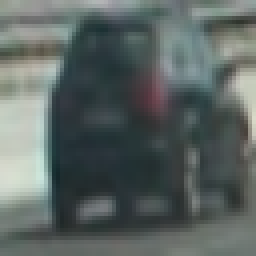
#> input picture Vehicle_Detection_and_Tracking/training_images/vehicles/GTI_Left/image0021.png, 64 x 64 px (shown 4 times larger)
$ python main.py
#> lines starting #> are read from the running program, lines starting #| are printed output that depends on the picture
### Vehicle_Detection_and_Tracking/classification.py
import time
import cv2
from skimage.feature import hog
import matplotlib.image as mpimg
import numpy as np
import glob
from sklearn.preprocessing import StandardScaler
from sklearn.model_selection import train_test_split
from sklearn.svm import LinearSVC
import constants


def get_imagery_file_names():
    """
    Retrieves imagery file names for both vehicles and non-vehicles
    :return: two arrays with imagery file names, one for vehicles and the other for non-vehicles
    """
    vehicle_file_names = glob.glob(constants.VEHICLE_DIRECTORY + constants.IMAGE_EXTENSION)
    non_vehicle_file_names = glob.glob(constants.NON_VEHICLE_DIRECTORY + constants.IMAGE_EXTENSION)
    vehicles = []
    non_vehicles = []

    for file_name in vehicle_file_names:
        vehicles.append(file_name)

    for file_name in non_vehicle_file_names:
        non_vehicles.append(file_name)

    return vehicles, non_vehicles


def randomize_order(array):
    """
    Shuffles order of items in an array randomly
    :param array: array
    :return: randomly reordered array
    """
    np.random.shuffle(array)


def split(features, values, factor=0.8):
    """
    Splits training features and values in two depending on factor
    :param features: training features
    :param values: training values
    :param factor: factor
    :return: train and test sets
    """
    random_state = np.random.randint(0, 100)
    x_train, x_test, y_train, y_test = train_test_split(features, values, test_size=1-factor, random_state=random_state)
    return x_train, y_train, x_test, y_test


# Define a function to compute binned color features
def get_spatial_binning_features(image, size=(32, 32)):
    """
    Computes spatial binning features by downsizing an image, for use by a classifier
    :param image: image
    :param size: dimensions of downsampled image
    :return: downsampled channels of image
    """
    color1 = cv2.resize(image[:, :, 0], size).ravel()
    color2 = cv2.resize(image[:, :, 1], size).ravel()
    color3 = cv2.resize(image[:, :, 2], size).ravel()
    result = np.hstack((color1, color2, color3))
    return result


# [13 lines left out: function convert_color, not called in this run]


def get_color_histogram_features(image, number_of_bins=32, bins_range=(0, 256)):
    """
    Computes color histogram features
    :param image: image
    :param number_of_bins: number of histogram bins
    :param bins_range: bin value range
    :return: red, green, blue histogram, bin centers and histogram features
    """
    # Compute the histogram of the RGB channels separately
    red_histogram = np.histogram(image[:, :, 0], bins=number_of_bins, range=bins_range)
    green_histogram = np.histogram(image[:, :, 1], bins=number_of_bins, range=bins_range)
    blue_histogram = np.histogram(image[:, :, 2], bins=number_of_bins, range=bins_range)
    # Generating bin centers
    bin_edges = red_histogram[1]
    bin_centers = (bin_edges[1:] + bin_edges[0:len(bin_edges) - 1]) / 2
    # Concatenate the histograms into a single feature vector
    histogram_features = np.concatenate((red_histogram[0], green_histogram[0], blue_histogram[0]))
    # Return the individual histograms, bin_centers and feature vector
    return red_histogram, green_histogram, blue_histogram, bin_centers, histogram_features


def get_hog_features(image, number_of_orientations, pixels_per_cell, cells_per_block, visualize=False,
                     feature_vector=True):
    """
    Computes Histogram of Oriented Gradients (HOG) features
    :param image: image
    :param number_of_orientations: number of gradient orientations
    :param pixels_per_cell: pixels per cell
    :param cells_per_block: cells per block
    :param visualize: flag specifying if HOG should be returned as an image as well
    :param feature_vector: flag specifying if HOG should be flattened
    :return: HOG features and image with HOG if visualize is set to True
    """
    if visualize:
        features, hog_image = hog(image,
                                  orientations=number_of_orientations,
                                  pixels_per_cell=(pixels_per_cell, pixels_per_cell),
                                  cells_per_block=(cells_per_block, cells_per_block),
                                  transform_sqrt=False,
                                  visualise=True,
                                  feature_vector=False)
        return features, hog_image
    else:
        features = hog(image,
                       orientations=number_of_orientations,
                       pixels_per_cell=(pixels_per_cell, pixels_per_cell),
                       cells_per_block=(cells_per_block, cells_per_block),
                       transform_sqrt=False,
                       visualise=False,
                       feature_vector=feature_vector)
        return features


def get_all_hog_features(image, number_of_orientations, pixels_per_cell, cells_per_block):
    """
    Computes all HOG features
    :param image: image
    :param number_of_orientations: number of gradient orientations
    :param pixels_per_cell: pixels per cell
    :param cells_per_block: cells per block
    :return: HOG features
    :return:
    """
    # canvas_to_search = convert_color(image, conversion='RGB2YCrCb')
    canvas_to_search = image
    channel_1 = canvas_to_search[:, :, 0]
    channel_2 = canvas_to_search[:, :, 1]
    channel_3 = canvas_to_search[:, :, 2]
    hog_1 = get_hog_features(channel_1, number_of_orientations, pixels_per_cell, cells_per_block,
                             feature_vector=True)
    hog_2 = get_hog_features(channel_2, number_of_orientations, pixels_per_cell, cells_per_block,
                             feature_vector=True)
    hog_3 = get_hog_features(channel_3, number_of_orientations, pixels_per_cell, cells_per_block,
                             feature_vector=True)

    hog_features = np.hstack((hog_1.ravel(), hog_2.ravel(), hog_3.ravel()))
    return hog_features


def extract_features(image_file_names, color_space='RGB', spatial_size=(32, 32),
                     histogram_bins=32, histogram_range=(0, 256),
                     hog_orientations=9, hog_pixels_per_cell=8, hog_cells_per_block=2):
    """
    Extracts all features from an image (spatial binning, color histogram and HOG)
    :param image_file_names: image file names
    :param color_space: color space
    :param spatial_size: spatial binning downsampling size
    :param histogram_bins: number of histogram bins
    :param histogram_range: range of histogram bin values
    :param hog_orientations: number of HOG orientations
    :param hog_pixels_per_cell: number of HOG pixels per cell
    :param hog_cells_per_block: number of HOG cells per block
    :return: vector of concatenated spatial binning, color histogram and HOG features
    """
    # Create a list to append feature vectors to
    features = []
    # Iterate through the list of images
    for file_name in image_file_names:
        # Read in each one by one
        image = mpimg.imread(file_name)
        if not file_name.lower().endswith("png"):
            image = image.astype(np.float32) / 255
        # gray_image = cv2.cvtColor(image, cv2.COLOR_RGB2GRAY)
        # apply color conversion if other than 'RGB'
        if color_space != 'RGB':
            if color_space == 'HSV':
                feature_image = cv2.cvtColor(image, cv2.COLOR_RGB2HSV)
            elif color_space == 'LUV':
                feature_image = cv2.cvtColor(image, cv2.COLOR_RGB2LUV)
            elif color_space == 'HLS':
                feature_image = cv2.cvtColor(image, cv2.COLOR_RGB2HLS)
            elif color_space == 'YUV':
                feature_image = cv2.cvtColor(image, cv2.COLOR_RGB2YUV)
            elif color_space == 'YCrCb':
                feature_image = cv2.cvtColor(image, cv2.COLOR_RGB2YCrCb)
        else:
            feature_image = np.copy(image)
        # Apply bin_spatial() to get spatial color features
        spatial_features = get_spatial_binning_features(feature_image, size=spatial_size)
        # Apply color_hist() also with a color space option now
        red_histogram, green_histogram, blue_histogram, bin_centers, histogram_features = get_color_histogram_features(
            feature_image, number_of_bins=histogram_bins, bins_range=histogram_range)

        # hog_features = get_hog_features(gray_image, hog_orientations, hog_pixels_per_cell, hog_cells_per_block,
        #                                 visualize=False, feature_vector=True)
        hog_features = get_all_hog_features(feature_image, hog_orientations, hog_pixels_per_cell, hog_cells_per_block)

        # Append the new feature vector to the features list
        features.append(np.concatenate((spatial_features, histogram_features, hog_features)))
    # Return list of feature vectors
    return features


# [11 lines left out: function combine_features, not called in this run]


def train_classifier():
    """
    Trains a SVM classifier
    :return: SVM classifier
    """
    print("Training classifier...")
    # get file names corresponding to vehicles and non-vehicles
    vehicle_file_names, non_vehicle_file_names = get_imagery_file_names()
    # randomize order of file names
    print("  - randomizing")
    randomize_order(vehicle_file_names)
    randomize_order(non_vehicle_file_names)
    # extract features (binning, histogram, HOG)
    print("  - extracting features")
    print("    - vehicles")
    start_time = time.time()
    vehicle_features = extract_features(vehicle_file_names, color_space=constants.FEATURE_COLOR_SPACE)
    end_time = time.time()
    print("      - extracted in", (round(end_time - start_time, 2)), "seconds")
    print("    - non-vehicles")
    start_time = time.time()
    non_vehicle_features = extract_features(non_vehicle_file_names, color_space=constants.FEATURE_COLOR_SPACE)
    end_time = time.time()
    print("      - extracted in", (round(end_time - start_time, 2)), "seconds")
    # prepare values
    vehicle_values = np.ones(len(vehicle_features))
    non_vehicle_values = np.zeros(len(non_vehicle_features))
    # split to train/test features and values
    train_vehicle_features, train_vehicle_values, test_vehicle_features, test_vehicle_values = split(vehicle_features,
                                                                                                     vehicle_values)
    train_non_vehicle_features, train_non_vehicle_values, test_non_vehicle_features, test_non_vehicle_values = split(non_vehicle_features, non_vehicle_values)
    print("  - train set:")
    print("    -", len(train_vehicle_features), "vehicles")
    print("    -", len(train_non_vehicle_features), "non-vehicles")
    # normalize features
    train_features, train_scaler = combine_features([train_vehicle_features, train_non_vehicle_features])
    test_features, test_scaler = combine_features([test_vehicle_features, test_non_vehicle_features])
    # prepare training values
    train_values = np.hstack((train_vehicle_values, train_non_vehicle_values))
    test_values = np.hstack((test_vehicle_values, test_non_vehicle_values))
    # start SVC training
    svc = LinearSVC()
    # Train the SVC
    print("  - training SVC")
    start_time = time.time()
    svc.fit(train_features, train_values)
    end_time = time.time()
    print("    - trained in", (round(end_time - start_time, 2)), "seconds")
    print("  - testing SVC")
    start_time = time.time()
    score = svc.score(test_features, test_values)
    end_time = time.time()
    print("    - test score:", score)
    print("    - tested in", (round(end_time - start_time, 2)), "seconds")
    return svc, train_scaler


# [8 lines left out: function predict, not called in this run]

### Vehicle_Detection_and_Tracking/main.py
from moviepy.editor import VideoFileClip
import matplotlib.image
import classification
import tracking


frame = 0
classifier = None
scaler = None


def initialize():
    """
    Initializes pipeline by training a classifier and preparing a scaler
    :return: None
    """
    global classifier
    global scaler
    classifier, scaler = classification.train_classifier()
    tracking.windows, tracking.hierarchy_of_windows = tracking.generate_sliding_windows(1280, 720)


# [45 lines left out: function process_frame, not called in this run]


def process_video(input_file_name, output_file_name):
    '''
    Processes video frame by frame
    :param input_file_name: input video filename
    :param output_file_name: output video filename
    '''
    initialize()
#> in extract_features, image is the input picture: shape (64, 64, 3) float32; mean R, G, B 0.36, 0.396, 0.387
#> in extract_features, `feature_image = cv2.cvtColor(image, cv2.COLOR_RGB2YCrCb)`: feature_image: shape (64, 64, 3) float32; mean of channels 0, 1, 2 0.385, 0.483, 0.502
#> in get_spatial_binning_features, `color1 = cv2.resize(image[:, :, 0], size).ravel()`: color1 = 1024 values, max 0.857 at index 705, min 0.148 at index 711, mean 0.385
#> in get_spatial_binning_features, `color2 = cv2.resize(image[:, :, 1], size).ravel()`: color2 = 1024 values, max 0.567 at index 403, min 0.444 at index 614, mean 0.483
#> in get_spatial_binning_features, `color3 = cv2.resize(image[:, :, 2], size).ravel()`: color3 = 1024 values, max 0.524 at index 296, min 0.468 at index 320, mean 0.502
#> in get_spatial_binning_features, `result = np.hstack((color1, color2, color3))`: result = 3072 values, max 0.857 at index 705, min 0.148 at index 711, mean 0.456
#> in extract_features, `spatial_features = get_spatial_binning_features(feature_image, size=sp..`: spatial_features has the same summary as result in get_spatial_binning_features
#> in get_color_histogram_features, `bin_edges = red_histogram[1]`: bin_edges = 33 values from 0 to 256
#> in get_color_histogram_features, `bin_centers = (bin_edges[1:] + bin_edges[0:len(bin_edges) - 1]) / 2`: bin_centers = 32 values from 4 to 252
#> in get_color_histogram_features, `histogram_features = np.concatenate((red_histogram[0], green_histogram..`: histogram_features = 96 values, max 4096 at index 0, min 0 at index 1, mean 128
#> in extract_features, `red_histogram, green_histogram, blue_histogram, bin_centers, histogram..`: bin_centers = 32 values from 4 to 252
#> in get_all_hog_features, `channel_2 = canvas_to_search[:, :, 1]`:
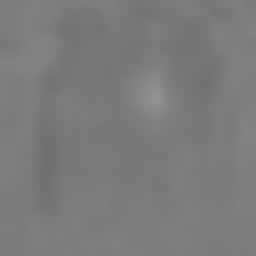
#> channel_2: shape (64, 64) float32 (shown 4 times larger); min 0.44, max 0.569, mean 0.483
#> in get_hog_features, `features = hog(image, orientations=number_of_orientations, pixels_per_..`: features = 1764 values, max 0.539 at index 792, min 0 at index 6, mean 0.122
#> in get_all_hog_features, `hog_1 = get_hog_features(channel_1, number_of_orientations, pixels_per..`: hog_1 has the same summary as features in get_hog_features
#> in get_all_hog_features, `hog_2 = get_hog_features(channel_2, number_of_orientations, pixels_per..`: hog_2 = 1764 values, max 0.453 at index 1044, min 0 at index 13, mean 0.134
#> in get_all_hog_features, `hog_3 = get_hog_features(channel_3, number_of_orientations, pixels_per..`: hog_3 = 1764 values, max 0.457 at index 1044, min 0 at index 24, mean 0.134
#> in get_all_hog_features, `hog_features = np.hstack((hog_1.ravel(), hog_2.ravel(), hog_3.ravel()))`: hog_features = 5292 values, max 0.539 at index 792, min 0 at index 6, mean 0.13
#> pass 2 of the loop in extract_features, `for file_name in image_file_names:`:
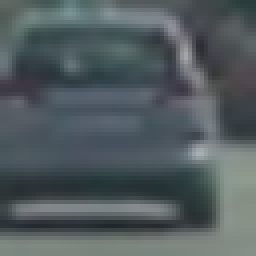
#> input picture Vehicle_Detection_and_Tracking/training_images/vehicles/GTI_Far/image0006.png, 64 x 64 px (shown 4 times larger)
#> in extract_features, image is the input picture: shape (64, 64, 3) float32; mean R, G, B 0.322, 0.361, 0.373
#> feature_image: shape (64, 64, 3) float32; mean of channels 0, 1, 2 0.351, 0.48, 0.513
#> spatial_features = 3072 values, max 0.622 at index 632, min 0.179 at index 755, mean 0.448
#> in get_all_hog_features (call 2), `channel_2 = canvas_to_search[:, :, 1]`:
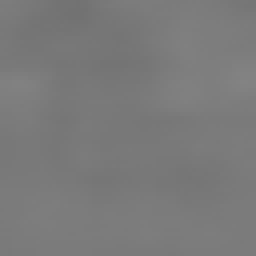
#> channel_2: shape (64, 64) float32 (shown 4 times larger); min 0.447, max 0.514, mean 0.48
#> hog_1 = 1764 values, max 0.605 at index 1030, min 0 at index 15, mean 0.104
#> hog_2 = 1764 values, max 0.349 at index 481, min 0 at index 5, mean 0.132
#> hog_3 = 1764 values, max 0.557 at index 1570, min 0 at index 14, mean 0.129
#> in get_all_hog_features (call 2), `hog_features = np.hstack((hog_1.ravel(), hog_2.ravel(), hog_3.ravel()))`: hog_features = 5292 values, max 0.605 at index 1030, min 0 at index 15, mean 0.122
#> in train_classifier, `vehicle_features = extract_features(vehicle_file_names, color_space=co..`: vehicle_features = 2 items
#> in train_classifier, `vehicle_values = np.ones(len(vehicle_features))`: vehicle_values = [1, 1]
#> in split, `x_train, x_test, y_train, y_test = train_test_split(features, values, ..`: x_train = 1 item; y_train = [1]
#> in train_classifier, `train_vehicle_features, train_vehicle_values, test_vehicle_features, t..`: train_vehicle_features = 1 item; train_vehicle_values = [1]; test_vehicle_features = 1 item; test_vehicle_values = [1]
    print("Processing video...")
    video = VideoFileClip(input_file_name)
    result = video.fl_image(process_frame)
    result.write_videofile(output_file_name, audio=False)


#> (the run stopped early here; a loop or call above may not have finished)
